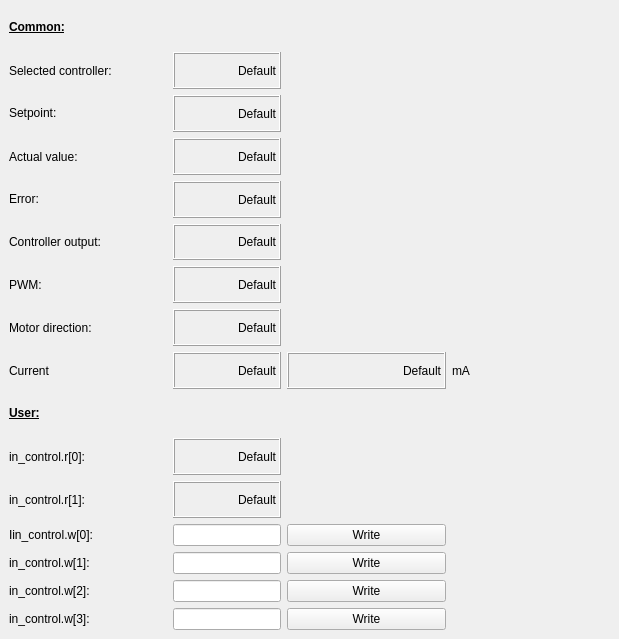
    <widget class="QWidget" name="in_control">
     <attribute name="title">
      <string>In Control</string>
     </attribute>
     <widget class="QWidget" name="gridLayoutWidget_6">
      <property name="geometry">
       <rect>
        <x>9</x>
        <y>9</y>
        <width>601</width>
        <height>621</height>
       </rect>
      </property>
      <layout class="QGridLayout" name="gridLayout_6">
       <item row="0" column="0">
        <widget class="QLabel" name="label_109">
         <property name="text">
          <string>&lt;html&gt;&lt;head/&gt;&lt;body&gt;&lt;p&gt;&lt;span style=&quot; font-weight:600; text-decoration: underline;&quot;&gt;Common:&lt;/span&gt;&lt;/p&gt;&lt;/body&gt;&lt;/html&gt;</string>
         </property>
        </widget>
       </item>
       <item row="8" column="2">
        <widget class="QLabel" name="disp_inctrl_current_d">
         <property name="autoFillBackground">
          <bool>false</bool>
         </property>
         <property name="frameShape">
          <enum>QFrame::Box</enum>
         </property>
         <property name="frameShadow">
          <enum>QFrame::Raised</enum>
         </property>
         <property name="lineWidth">
          <number>1</number>
         </property>
         <property name="text">
          <string>Default</string>
         </property>
         <property name="alignment">
          <set>Qt::AlignRight|Qt::AlignTrailing|Qt::AlignVCenter</set>
         </property>
        </widget>
       </item>
       <item row="8" column="0">
        <widget class="QLabel" name="label_26">
         <property name="layoutDirection">
          <enum>Qt::LeftToRight</enum>
         </property>
         <property name="text">
          <string>Current</string>
         </property>
         <property name="alignment">
          <set>Qt::AlignLeading|Qt::AlignLeft|Qt::AlignVCenter</set>
         </property>
        </widget>
       </item>
       <item row="8" column="1">
        <widget class="QLabel" name="disp_inctrl_current">
         <property name="autoFillBackground">
          <bool>false</bool>
         </property>
         <property name="frameShape">
          <enum>QFrame::Box</enum>
         </property>
         <property name="frameShadow">
          <enum>QFrame::Raised</enum>
         </property>
         <property name="lineWidth">
          <number>1</number>
         </property>
         <property name="text">
          <string>Default</string>
         </property>
         <property name="alignment">
          <set>Qt::AlignRight|Qt::AlignTrailing|Qt::AlignVCenter</set>
         </property>
        </widget>
       </item>
       <item row="10" column="0">
        <widget class="QLabel" name="label_117">
         <property name="layoutDirection">
          <enum>Qt::LeftToRight</enum>
         </property>
         <property name="text">
          <string>in_control.r[0]:</string>
         </property>
         <property name="alignment">
          <set>Qt::AlignLeading|Qt::AlignLeft|Qt::AlignVCenter</set>
         </property>
        </widget>
       </item>
       <item row="6" column="0">
        <widget class="QLabel" name="label_113">
         <property name="layoutDirection">
          <enum>Qt::LeftToRight</enum>
         </property>
         <property name="text">
          <string>PWM:</string>
         </property>
         <property name="alignment">
          <set>Qt::AlignLeading|Qt::AlignLeft|Qt::AlignVCenter</set>
         </property>
        </widget>
       </item>
       <item row="8" column="3">
        <widget class="QLabel" name="label_19">
         <property name="text">
          <string>mA</string>
         </property>
        </widget>
       </item>
       <item row="1" column="0">
        <widget class="QLabel" name="label_27">
         <property name="layoutDirection">
          <enum>Qt::LeftToRight</enum>
         </property>
         <property name="text">
          <string>Selected controller:</string>
         </property>
         <property name="alignment">
          <set>Qt::AlignLeading|Qt::AlignLeft|Qt::AlignVCenter</set>
         </property>
        </widget>
       </item>
       <item row="3" column="0">
        <widget class="QLabel" name="label_111">
         <property name="layoutDirection">
          <enum>Qt::LeftToRight</enum>
         </property>
         <property name="text">
          <string>Actual value:</string>
         </property>
         <property name="alignment">
          <set>Qt::AlignLeading|Qt::AlignLeft|Qt::AlignVCenter</set>
         </property>
        </widget>
       </item>
       <item row="5" column="0">
        <widget class="QLabel" name="label_115">
         <property name="layoutDirection">
          <enum>Qt::LeftToRight</enum>
         </property>
         <property name="text">
          <string>&lt;html&gt;&lt;head/&gt;&lt;body&gt;&lt;p&gt;Controller output:&lt;/p&gt;&lt;/body&gt;&lt;/html&gt;</string>
         </property>
         <property name="alignment">
          <set>Qt::AlignLeading|Qt::AlignLeft|Qt::AlignVCenter</set>
         </property>
        </widget>
       </item>
       <item row="7" column="0">
        <widget class="QLabel" name="label_114">
         <property name="layoutDirection">
          <enum>Qt::LeftToRight</enum>
         </property>
         <property name="text">
          <string>Motor direction:</string>
         </property>
         <property name="alignment">
          <set>Qt::AlignLeading|Qt::AlignLeft|Qt::AlignVCenter</set>
         </property>
        </widget>
       </item>
       <item row="4" column="0">
        <widget class="QLabel" name="label_112">
         <property name="layoutDirection">
          <enum>Qt::LeftToRight</enum>
         </property>
         <property name="text">
          <string>&lt;html&gt;&lt;head/&gt;&lt;body&gt;&lt;p&gt;Error:&lt;/p&gt;&lt;/body&gt;&lt;/html&gt;</string>
         </property>
         <property name="alignment">
          <set>Qt::AlignLeading|Qt::AlignLeft|Qt::AlignVCenter</set>
         </property>
        </widget>
       </item>
       <item row="2" column="0">
        <widget class="QLabel" name="label_110">
         <property name="layoutDirection">
          <enum>Qt::LeftToRight</enum>
         </property>
         <property name="text">
          <string>&lt;html&gt;&lt;head/&gt;&lt;body&gt;&lt;p&gt;Setpoint:&lt;/p&gt;&lt;/body&gt;&lt;/html&gt;</string>
         </property>
         <property name="alignment">
          <set>Qt::AlignLeading|Qt::AlignLeft|Qt::AlignVCenter</set>
         </property>
        </widget>
       </item>
       <item row="9" column="0">
        <widget class="QLabel" name="label_116">
         <property name="text">
          <string>&lt;html&gt;&lt;head/&gt;&lt;body&gt;&lt;p&gt;&lt;span style=&quot; font-weight:600; text-decoration: underline;&quot;&gt;User:&lt;/span&gt;&lt;/p&gt;&lt;/body&gt;&lt;/html&gt;</string>
         </property>
        </widget>
       </item>
       <item row="11" column="0">
        <widget class="QLabel" name="label_118">
         <property name="layoutDirection">
          <enum>Qt::LeftToRight</enum>
         </property>
         <property name="text">
          <string>in_control.r[1]:</string>
         </property>
         <property name="alignment">
          <set>Qt::AlignLeading|Qt::AlignLeft|Qt::AlignVCenter</set>
         </property>
        </widget>
       </item>
       <item row="1" column="1">
        <widget class="QLabel" name="disp_inctrl_active_controller">
         <property name="autoFillBackground">
          <bool>false</bool>
         </property>
         <property name="frameShape">
          <enum>QFrame::Box</enum>
         </property>
         <property name="frameShadow">
          <enum>QFrame::Raised</enum>
         </property>
         <property name="lineWidth">
          <number>1</number>
         </property>
         <property name="text">
          <string>Default</string>
         </property>
         <property name="alignment">
          <set>Qt::AlignRight|Qt::AlignTrailing|Qt::AlignVCenter</set>
         </property>
        </widget>
       </item>
       <item row="2" column="1">
        <widget class="QLabel" name="disp_inctrl_setp">
         <property name="autoFillBackground">
          <bool>false</bool>
         </property>
         <property name="frameShape">
          <enum>QFrame::Box</enum>
         </property>
         <property name="frameShadow">
          <enum>QFrame::Raised</enum>
         </property>
         <property name="lineWidth">
          <number>1</number>
         </property>
         <property name="text">
          <string>Default</string>
         </property>
         <property name="alignment">
          <set>Qt::AlignRight|Qt::AlignTrailing|Qt::AlignVCenter</set>
         </property>
        </widget>
       </item>
       <item row="3" column="1">
        <widget class="QLabel" name="disp_inctrl_actual_val">
         <property name="autoFillBackground">
          <bool>false</bool>
         </property>
         <property name="frameShape">
          <enum>QFrame::Box</enum>
         </property>
         <property name="frameShadow">
          <enum>QFrame::Raised</enum>
         </property>
         <property name="lineWidth">
          <number>1</number>
         </property>
         <property name="text">
          <string>Default</string>
         </property>
         <property name="alignment">
          <set>Qt::AlignRight|Qt::AlignTrailing|Qt::AlignVCenter</set>
         </property>
        </widget>
       </item>
       <item row="4" column="1">
        <widget class="QLabel" name="disp_inctrl_error">
         <property name="autoFillBackground">
          <bool>false</bool>
         </property>
         <property name="frameShape">
          <enum>QFrame::Box</enum>
         </property>
         <property name="frameShadow">
          <enum>QFrame::Raised</enum>
         </property>
         <property name="lineWidth">
          <number>1</number>
         </property>
         <property name="text">
          <string>Default</string>
         </property>
         <property name="alignment">
          <set>Qt::AlignRight|Qt::AlignTrailing|Qt::AlignVCenter</set>
         </property>
        </widget>
       </item>
       <item row="5" column="1">
        <widget class="QLabel" name="disp_inctrl_output">
         <property name="autoFillBackground">
          <bool>false</bool>
         </property>
         <property name="frameShape">
          <enum>QFrame::Box</enum>
         </property>
         <property name="frameShadow">
          <enum>QFrame::Raised</enum>
         </property>
         <property name="lineWidth">
          <number>1</number>
         </property>
         <property name="text">
          <string>Default</string>
         </property>
         <property name="alignment">
          <set>Qt::AlignRight|Qt::AlignTrailing|Qt::AlignVCenter</set>
         </property>
        </widget>
       </item>
       <item row="7" column="1">
        <widget class="QLabel" name="disp_inctrl_dir">
         <property name="autoFillBackground">
          <bool>false</bool>
         </property>
         <property name="frameShape">
          <enum>QFrame::Box</enum>
         </property>
         <property name="frameShadow">
          <enum>QFrame::Raised</enum>
         </property>
         <property name="lineWidth">
          <number>1</number>
         </property>
         <property name="text">
          <string>Default</string>
         </property>
         <property name="alignment">
          <set>Qt::AlignRight|Qt::AlignTrailing|Qt::AlignVCenter</set>
         </property>
        </widget>
       </item>
       <item row="11" column="1">
        <widget class="QLabel" name="disp_inctrl_1">
         <property name="autoFillBackground">
          <bool>false</bool>
         </property>
         <property name="frameShape">
          <enum>QFrame::Box</enum>
         </property>
         <property name="frameShadow">
          <enum>QFrame::Raised</enum>
         </property>
         <property name="lineWidth">
          <number>1</number>
         </property>
         <property name="text">
          <string>Default</string>
         </property>
         <property name="alignment">
          <set>Qt::AlignRight|Qt::AlignTrailing|Qt::AlignVCenter</set>
         </property>
        </widget>
       </item>
       <item row="6" column="1">
        <widget class="QLabel" name="disp_inctrl_pwm">
         <property name="autoFillBackground">
          <bool>false</bool>
         </property>
         <property name="frameShape">
          <enum>QFrame::Box</enum>
         </property>
         <property name="frameShadow">
          <enum>QFrame::Raised</enum>
         </property>
         <property name="lineWidth">
          <number>1</number>
         </property>
         <property name="text">
          <string>Default</string>
         </property>
         <property name="alignment">
          <set>Qt::AlignRight|Qt::AlignTrailing|Qt::AlignVCenter</set>
         </property>
        </widget>
       </item>
       <item row="10" column="1">
        <widget class="QLabel" name="disp_inctrl_0">
         <property name="autoFillBackground">
          <bool>false</bool>
         </property>
         <property name="frameShape">
          <enum>QFrame::Box</enum>
         </property>
         <property name="frameShadow">
          <enum>QFrame::Raised</enum>
         </property>
         <property name="lineWidth">
          <number>1</number>
         </property>
         <property name="text">
          <string>Default</string>
         </property>
         <property name="alignment">
          <set>Qt::AlignRight|Qt::AlignTrailing|Qt::AlignVCenter</set>
         </property>
        </widget>
       </item>
       <item row="12" column="0">
        <widget class="QLabel" name="label_124">
         <property name="layoutDirection">
          <enum>Qt::LeftToRight</enum>
         </property>
         <property name="text">
          <string>Iin_control.w[0]:</string>
         </property>
         <property name="alignment">
          <set>Qt::AlignLeading|Qt::AlignLeft|Qt::AlignVCenter</set>
         </property>
        </widget>
       </item>
       <item row="14" column="0">
        <widget class="QLabel" name="label_123">
         <property name="layoutDirection">
          <enum>Qt::LeftToRight</enum>
         </property>
         <property name="text">
          <string>in_control.w[2]:</string>
         </property>
         <property name="alignment">
          <set>Qt::AlignLeading|Qt::AlignLeft|Qt::AlignVCenter</set>
         </property>
        </widget>
       </item>
       <item row="13" column="0">
        <widget class="QLabel" name="label_122">
         <property name="layoutDirection">
          <enum>Qt::LeftToRight</enum>
         </property>
         <property name="text">
          <string>in_control.w[1]:</string>
         </property>
         <property name="alignment">
          <set>Qt::AlignLeading|Qt::AlignLeft|Qt::AlignVCenter</set>
         </property>
        </widget>
       </item>
       <item row="15" column="0">
        <widget class="QLabel" name="label_125">
         <property name="layoutDirection">
          <enum>Qt::LeftToRight</enum>
         </property>
         <property name="text">
          <string>in_control.w[3]:</string>
         </property>
         <property name="alignment">
          <set>Qt::AlignLeading|Qt::AlignLeft|Qt::AlignVCenter</set>
         </property>
        </widget>
       </item>
       <item row="12" column="1">
        <widget class="QLineEdit" name="inctrl_w0">
         <property name="sizePolicy">
          <sizepolicy hsizetype="Fixed" vsizetype="Fixed">
           <horstretch>0</horstretch>
           <verstretch>0</verstretch>
          </sizepolicy>
         </property>
         <property name="alignment">
          <set>Qt::AlignRight|Qt::AlignTrailing|Qt::AlignVCenter</set>
         </property>
        </widget>
       </item>
       <item row="13" column="1">
        <widget class="QLineEdit" name="inctrl_w1">
         <property name="sizePolicy">
          <sizepolicy hsizetype="Fixed" vsizetype="Fixed">
           <horstretch>0</horstretch>
           <verstretch>0</verstretch>
          </sizepolicy>
         </property>
         <property name="alignment">
          <set>Qt::AlignRight|Qt::AlignTrailing|Qt::AlignVCenter</set>
         </property>
        </widget>
       </item>
       <item row="14" column="1">
        <widget class="QLineEdit" name="inctrl_w2">
         <property name="sizePolicy">
          <sizepolicy hsizetype="Fixed" vsizetype="Fixed">
           <horstretch>0</horstretch>
           <verstretch>0</verstretch>
          </sizepolicy>
         </property>
         <property name="alignment">
          <set>Qt::AlignRight|Qt::AlignTrailing|Qt::AlignVCenter</set>
         </property>
        </widget>
       </item>
       <item row="15" column="1">
        <widget class="QLineEdit" name="inctrl_w3">
         <property name="sizePolicy">
          <sizepolicy hsizetype="Fixed" vsizetype="Fixed">
           <horstretch>0</horstretch>
           <verstretch>0</verstretch>
          </sizepolicy>
         </property>
         <property name="alignment">
          <set>Qt::AlignRight|Qt::AlignTrailing|Qt::AlignVCenter</set>
         </property>
        </widget>
       </item>
       <item row="12" column="2">
        <widget class="QPushButton" name="pushButton_inctrl_w0">
         <property name="text">
          <string>Write</string>
         </property>
        </widget>
       </item>
       <item row="13" column="2">
        <widget class="QPushButton" name="pushButton_inctrl_w1">
         <property name="text">
          <string>Write</string>
         </property>
        </widget>
       </item>
       <item row="14" column="2">
        <widget class="QPushButton" name="pushButton_inctrl_w2">
         <property name="text">
          <string>Write</string>
         </property>
        </widget>
       </item>
       <item row="15" column="2">
        <widget class="QPushButton" name="pushButton_inctrl_w3">
         <property name="text">
          <string>Write</string>
         </property>
        </widget>
       </item>
      </layout>
     </widget>
    </widget>
